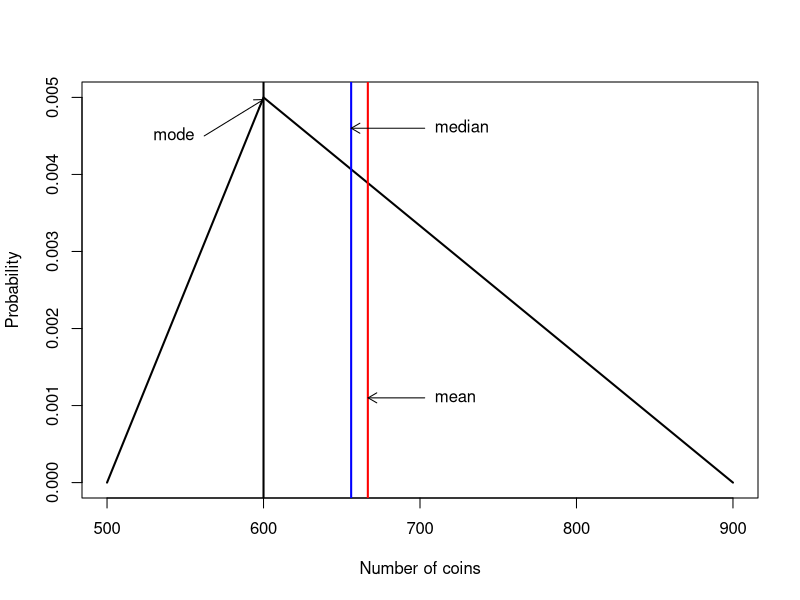
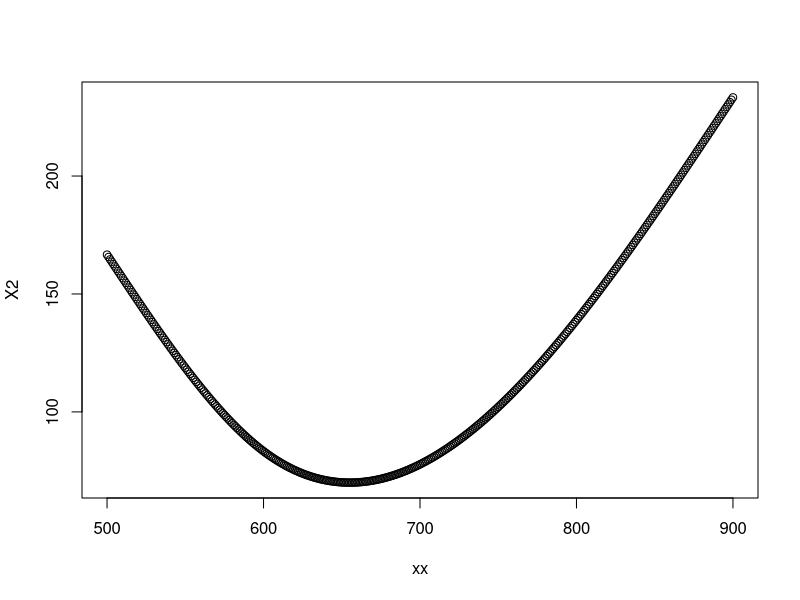
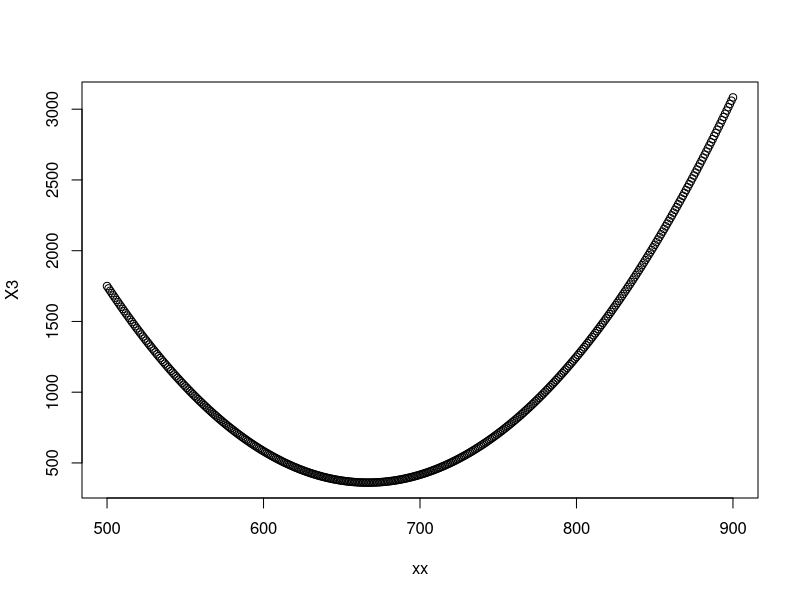
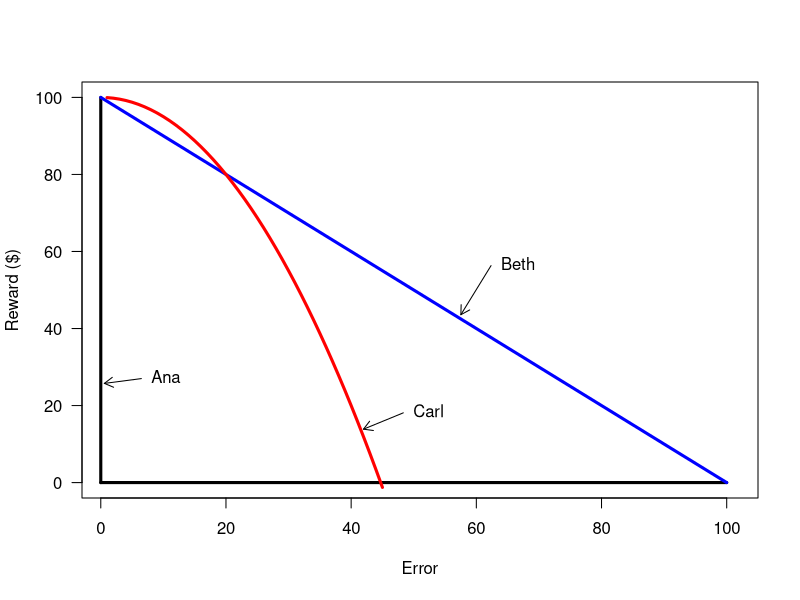

These figures' R source, in order:

# R code for the web page at
#  https://mmeredith.net/blog/2019/Mean_median_mode.htm


# How many coins in the jar?

# Posterior probability

xx <- 500:900
dd <- pmin(xx-500, (900-xx)/3)
d <- dd / sum(dd)
plot(xx, d, type='l', lwd=2,
  xlab="Number of coins", ylab="Probability")
temp <- cumsum(d)
range(temp)
( median <- which.min(abs(temp - 0.5)) + 500 )
abline(v=600, lwd=2)
abline(v=median, lwd=2, col='blue')
( mean <- sum(xx*d) )
abline(v=mean, col='red', lwd=2)

text(562.1, 0.0045, 'mode', pos=2)
arrows(562.1, 0.0045, 600, 0.004972, length=0.1)
text(703, 0.0046, 'median', pos=4)
arrows(703, 0.0046, 656.039604, 0.0046, length=0.1)
text(703, 0.0011, 'mean', pos=4)
arrows(703, 0.0011, 666.840684, 0.0011, length=0.1)

# Which to use?


myguess <- 550:700

# 1. $100 prize for right answer, nothing if wrong
# Expected value
X1 <- d * 100
xx[which.max(X1)]

# 2. $100 prize for right answer, - $1 for each unit of error
# Expected value
X2 <- numeric(length(d))
for(i in seq_along(xx)) {
  loss <- abs(xx - xx[i]) * 1
  X2[i] <- sum(loss * d)
}
plot(xx, X2)
xx[which.min(X2)]

# 3. $100 prize for right answer, - 5c for each squared unit of error
# Expected value
X3 <- numeric(length(d))
for(i in seq_along(xx)) {
  loss <- (xx - xx[i])^2 * 0.05
  X3[i] <- sum(loss * d)
}
plot(xx, X3)
xx[which.min(X3)]

# The 3 Reward curves

error <- 0:100
plot(error, type='n', ylab="Reward ($)", xlab="Error", las=1)
segments(0, 0, 0, 100, lwd=3)
segments(0, 0, 100, 0, lwd=3)
lines(error, 100-error, lwd=3, col='blue')
lines(1:45, 100-(1:45)^2*0.05, lwd=3, col='red')

text(6.48, 27, 'Ana', pos=4)
arrows(6.48, 27, 0.57, 25.75, length=0.1)
text(62.35, 56.33, 'Beth', pos=4)
arrows(62.35, 56.33, 57.53, 43.59, length=0.1)
text(48.33, 18.11, 'Carl', pos=4)
arrows(48.33, 18.11, 41.97, 13.87, length=0.1)
